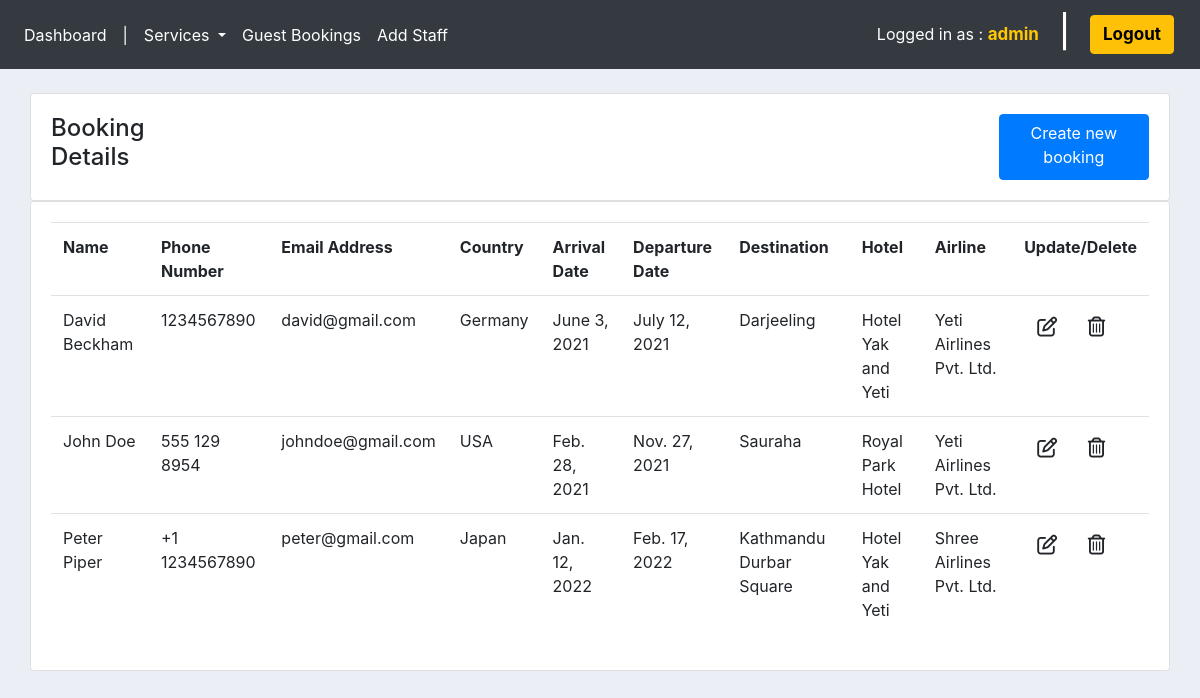
/bookings/ (signed in), run on an earlier commit of the app's database.
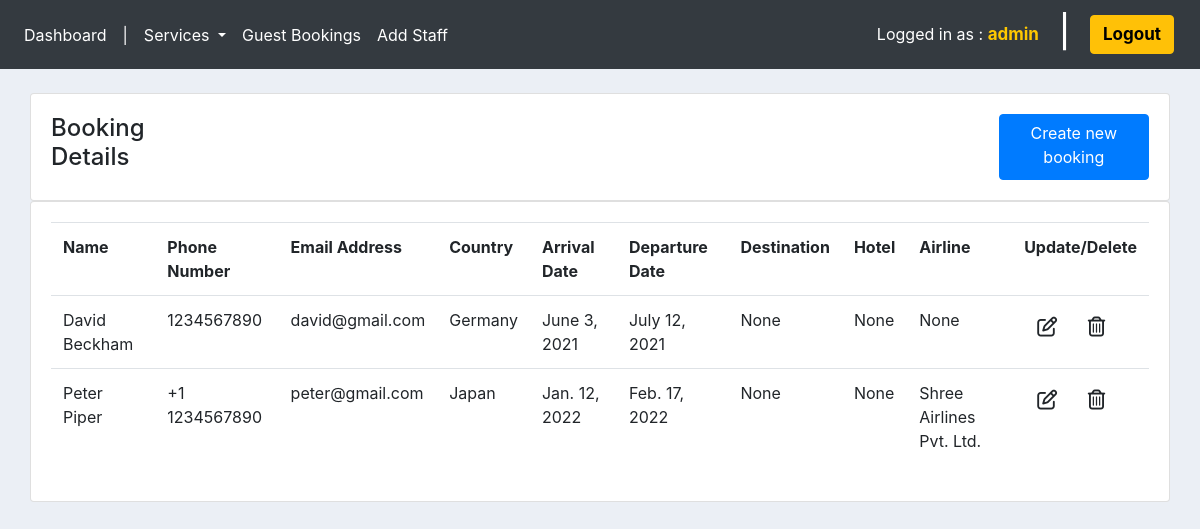
And on a later commit of the database.
### ums/models.py (models this page shows, shortened)
class Guest(models.Model):
    name = models.CharField(max_length=200, null=True)
    phone = models.CharField(max_length=200, null=True)
    email = models.EmailField(max_length=200, null=True)
    country = models.ForeignKey(Country, null=True, on_delete=models.SET_NULL)
    arrival_date = models.DateField(null=True)
    departure_date = models.DateField(null=True)
    destination = models.ForeignKey(Destination, null=True, on_delete=models.SET_NULL)
    hotel = models.ForeignKey(Hotel, null=True, on_delete=models.SET_NULL)
    airline = models.ForeignKey(Airline, null=True, on_delete=models.SET_NULL)
    date_created = models.DateTimeField(auto_now_add=True, null=True)

class Country(models.Model):
    countryName = models.CharField(max_length=200, null=True)
    def __str__(self):
        return self.countryName

### tour/models.py (models this page shows)
class Destination(models.Model):
    destinationName = models.CharField(max_length=200, null=True)
    def __str__(self):
        return self.destinationName

class Hotel(models.Model):
    hotelName = models.CharField(max_length=200, null=True)
    fare = models.FloatField(max_length=200, null=True)
    def __str__(self):
        return self.hotelName

class Airline(models.Model):
    airlineName = models.CharField(max_length=200, null=True)
    fare = models.FloatField(max_length=200, null=True)
    def __str__(self):
        return self.airlineName

### ums/decorators.py (the view)
        def wrapper_func(request, *args, **kwargs):
            group = None
            if request.user.groups.exists():
                group = request.user.groups.all()[0].name
            if group in allowed_roles:
                return view_func(request, *args, **kwargs)
            else:
                return HttpResponse('Unauthorized access as ' + group + '.')

### ums/views.py (called while the page is built)
@login_required(login_url='login')
@allowed_users(allowed_roles=['admin', 'staff'])
def guests(request):
    guests = Guest.objects.all()
    context = {'guests': guests}
    return render(request, 'ums/guests.html', context)

### ums/templates/ums/guests.html (shortened to what this page needs)
{% extends 'ums/main.html' %}
{% load static %}
{% block content %}
<section class="container-fluid">
    <section class="row">
        <section class="col-md">
            <div class="card card-body flex-row">
                <h4>Booking Details</h4>
                <a href="{% url 'add_guest' %}" class="btn btn-primary" style="margin-left: 73%;">Create new booking</a>
            </div>
            <div class="card card-body">
                <table class="table">
                    <tr>
                        <th>Name</th>
                        <th>Phone Number</th>
                        <th>Email Address</th>
                        <th>Country</th>
                        <th>Arrival Date</th>
                        <th>Departure Date</th>
                        <th>Destination</th>
                        <th>Hotel</th>
                        <th>Airline</th>
                        <th>Update/Delete</th>
                    </tr>
                    {% for guest in guests %}
                        <tr>
                            <td>{{guest.name}}</td>
                            <td>{{guest.phone}}</td>
                            <td>{{guest.email}}</td>
                            <td>{{guest.country}}</td>
                            <td>{{guest.arrival_date}}</td>
                            <td>{{guest.departure_date}}</td>
                            <td>{{guest.destination}}</td>
                            <td>{{guest.hotel}}</td>
                            <td>{{guest.airline}}</td>
                            <td>
                                <a href="{% url 'update_guest' guest.id %}" class="btn" title="Update"><i class="far fa-edit fa-lg"></i></a>
                                <a href="{% url 'delete_guest' guest.id %}" class="btn" title="Delete"><i class="far fa-trash-alt fa-lg"></i></a>
                            </td>
                        </tr>
                    {% endfor %}
                </table>
            </div>
        </section>
    </section>
</section>
{% endblock %}

What changed in the data, as far as the page shows it:
removed Guest: name "John Doe", phone "555 129 8954", email "johndoe@gmail.com", country "USA", arrival_date "Feb. 28, 2021", departure_date "Nov. 27, 2021", destination "Sauraha", hotel "Royal Park Hotel", airline "Yeti Airlines Pvt. Ltd."
changed Guest "David Beckham": destination "Darjeeling" → "None"; hotel "Hotel Yak and Yeti" → "None"; airline "Yeti Airlines Pvt. Ltd." → "None"
changed Guest "Peter Piper": destination "Kathmandu Durbar Square" → "None"; hotel "Hotel Yak and Yeti" → "None"
